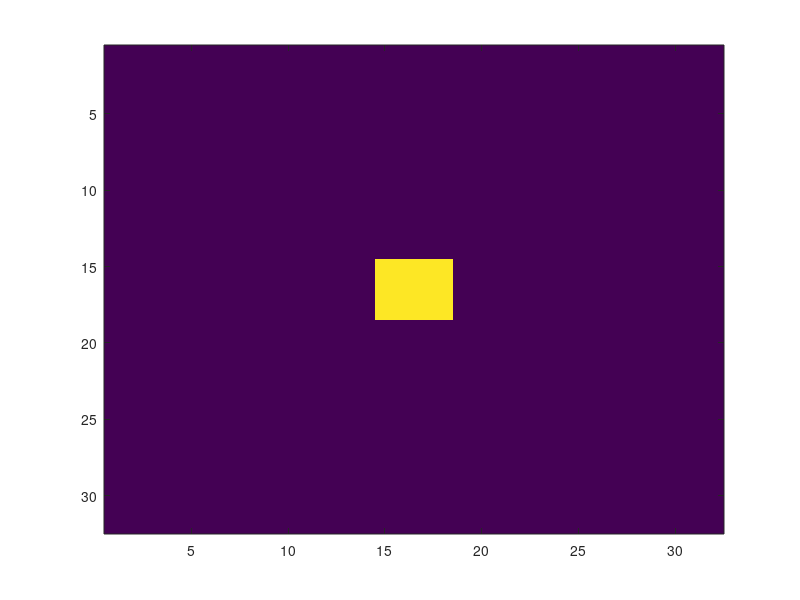
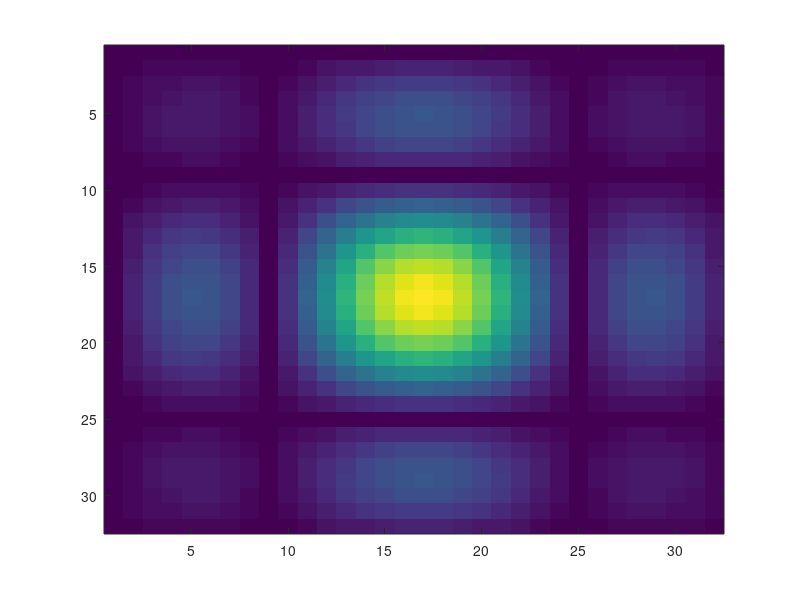

Here is the MATLAB script that generated these plots, in order: (Note: this script raises an error after producing the figures.)
clear;
clc;
close all;


N = 32;

M = zeros(N,N);

M(N/2-1:N/2+2,N/2-1:N/2+2) = 1;


imagesc(M)

Y = ifft2(M);

figure
imagesc(abs(ifftshift(Y)))

I = imread('cameraman.tif');

figure
imagesc(I);

figure
filtered = conv2(I,abs(ifftshift(Y)),'same');
imagesc(filtered);




